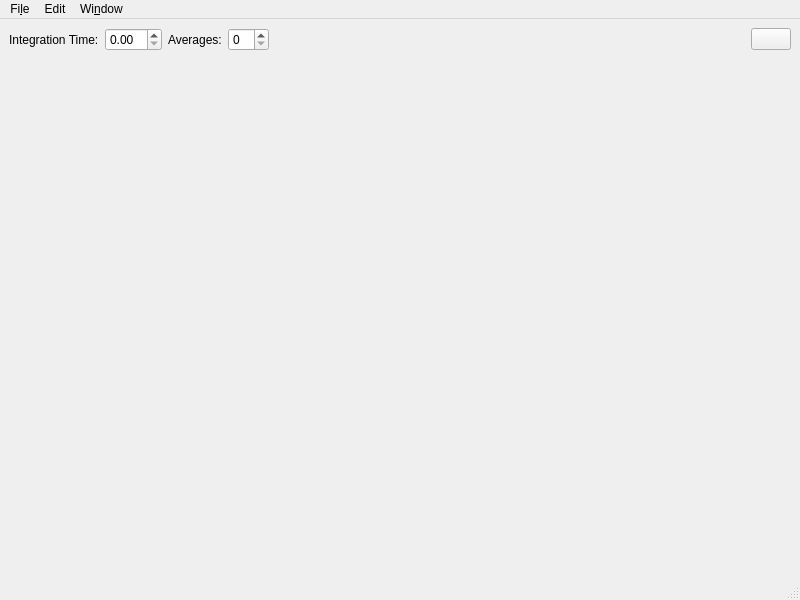
<?xml version="1.0" encoding="UTF-8"?>
<ui version="4.0">
 <class>QswMainWindow</class>
 <widget class="QMainWindow" name="QswMainWindow">
  <property name="geometry">
   <rect>
    <x>0</x>
    <y>0</y>
    <width>800</width>
    <height>600</height>
   </rect>
  </property>
  <property name="windowTitle">
   <string>MainWindow</string>
  </property>
  <widget class="QWidget" name="centralwidget">
   <layout class="QGridLayout" name="gridLayout" rowstretch="0,1">
    <item row="0" column="0">
     <layout class="QHBoxLayout" name="horizontalLayout">
      <item>
       <widget class="QLabel" name="label">
        <property name="text">
         <string>Integration Time:</string>
        </property>
       </widget>
      </item>
      <item>
       <widget class="QDoubleSpinBox" name="m_IntegrationTime"/>
      </item>
      <item>
       <widget class="QLabel" name="label_2">
        <property name="text">
         <string>Averages:</string>
        </property>
       </widget>
      </item>
      <item>
       <widget class="QSpinBox" name="m_NAverages"/>
      </item>
      <item>
       <spacer name="horizontalSpacer">
        <property name="orientation">
         <enum>Qt::Horizontal</enum>
        </property>
        <property name="sizeHint" stdset="0">
         <size>
          <width>88</width>
          <height>20</height>
         </size>
        </property>
       </spacer>
      </item>
      <item>
       <widget class="QPushButton" name="pushButton">
        <property name="text">
         <string/>
        </property>
        <property name="icon">
         <iconset>
          <normaloff>:/qsw-images/gspectrum.svg</normaloff>:/qsw-images/gspectrum.svg</iconset>
        </property>
        <property name="iconSize">
         <size>
          <width>48</width>
          <height>48</height>
         </size>
        </property>
       </widget>
      </item>
     </layout>
    </item>
    <item row="1" column="0">
     <widget class="QcepPlotWidget" name="m_Plot" native="true"/>
    </item>
   </layout>
  </widget>
  <widget class="QMenuBar" name="menubar">
   <property name="geometry">
    <rect>
     <x>0</x>
     <y>0</y>
     <width>800</width>
     <height>22</height>
    </rect>
   </property>
   <widget class="QMenu" name="m_FileMenu">
    <property name="title">
     <string>Fi&amp;le</string>
    </property>
    <addaction name="m_ActionSave"/>
    <addaction name="m_ActionQuit"/>
   </widget>
   <widget class="QMenu" name="m_EditMenu">
    <property name="title">
     <string>Edit</string>
    </property>
    <addaction name="actionCut"/>
   </widget>
   <widget class="QMenu" name="m_WindowMenu">
    <property name="title">
     <string>Wi&amp;ndow</string>
    </property>
    <addaction name="actionWindow"/>
   </widget>
   <addaction name="m_FileMenu"/>
   <addaction name="m_EditMenu"/>
   <addaction name="m_WindowMenu"/>
  </widget>
  <widget class="QStatusBar" name="statusbar"/>
  <action name="m_ActionSave">
   <property name="text">
    <string>&amp;Save</string>
   </property>
   <property name="shortcut">
    <string>Ctrl+S</string>
   </property>
  </action>
  <action name="m_ActionQuit">
   <property name="text">
    <string>&amp;Quit</string>
   </property>
   <property name="shortcut">
    <string>Ctrl+Q</string>
   </property>
  </action>
  <action name="actionCut">
   <property name="text">
    <string>&amp;Cut</string>
   </property>
  </action>
  <action name="actionWindow">
   <property name="text">
    <string>&amp;Window</string>
   </property>
  </action>
 </widget>
 <customwidgets>
  <customwidget>
   <class>QcepPlotWidget</class>
   <extends>QWidget</extends>
   <header>qcepplotwidget.h</header>
   <container>1</container>
  </customwidget>
 </customwidgets>
 <resources/>
 <connections/>
</ui>
